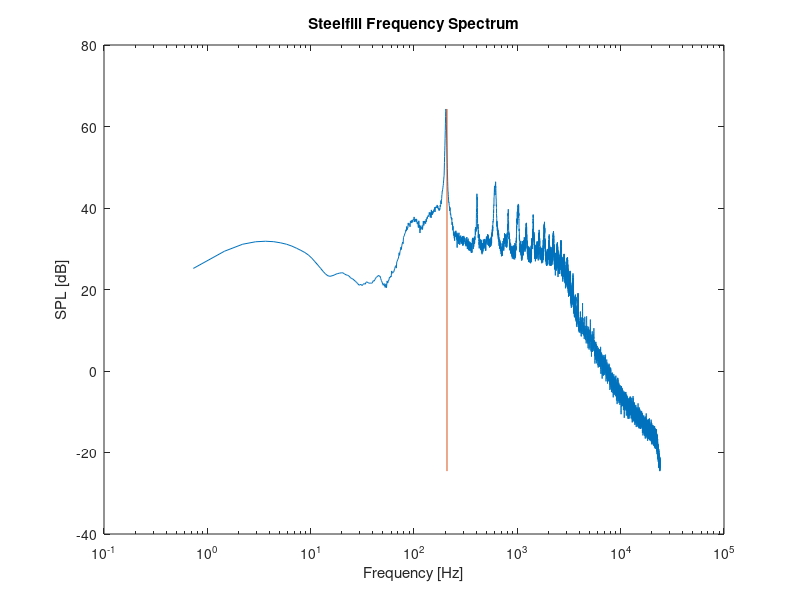

MATLAB code to generate this figure: (Note: this script raises an error after producing the figure.)
clc
clear

%Read in from file
fid = fopen('steelfill-averaged.txt','r');

data = textscan(fid, '%f %f %f','CommentStyle','*');
f = data{1};
dB = data{2};
fclose(fid);

%Solution data
ElmerFreqs = [
208.58
947.36
1146.31
1277.23
3474.71
3559.04
];

InPlane = [
203.7120209
1276.646367
3573.868133
];
%Plot
figure(1)
p1 = semilogx(f,dB);
xlabel('Frequency [Hz]')
ylabel('SPL [dB]')
title('Steelfill Frequency Spectrum')

for i = 1:length(ElmerFreqs)
   l1=  line([ElmerFreqs(i) ElmerFreqs(i)], [min(dB) max(dB)]);
   l1.Color = 'k';
   l1.LineWidth = 2;
   l1.LineStyle = '--';
end

for i = 1:length(InPlane)
   l2=  line([InPlane(i) InPlane(i)], [min(dB) max(dB)]);
   l2.Color = 'r';
   l2.LineWidth = 2;
   l2.LineStyle = '--';
end
legend([p1,l1,l2],{'Data','Elmer Solutions','Analytic Solutions'})
ylim([min(dB),max(dB)]);
xlim([min(f),max(f)]);

%fn vs n
figure(2)
plot(1:length(ElmerFreqs),ElmerFreqs,'--bo');
hold on
plot([1,4,5],InPlane,'*r','Linewidth',2);
xlabel('Mode Number n')
ylabel('Natural Frequency [Hz]')
title('Steelfill - Natural Frequencies')
xticks([1,2,3,4,5,6])
legend('Elmer Solutions','In-Plane Bending Analytic Solutions')
